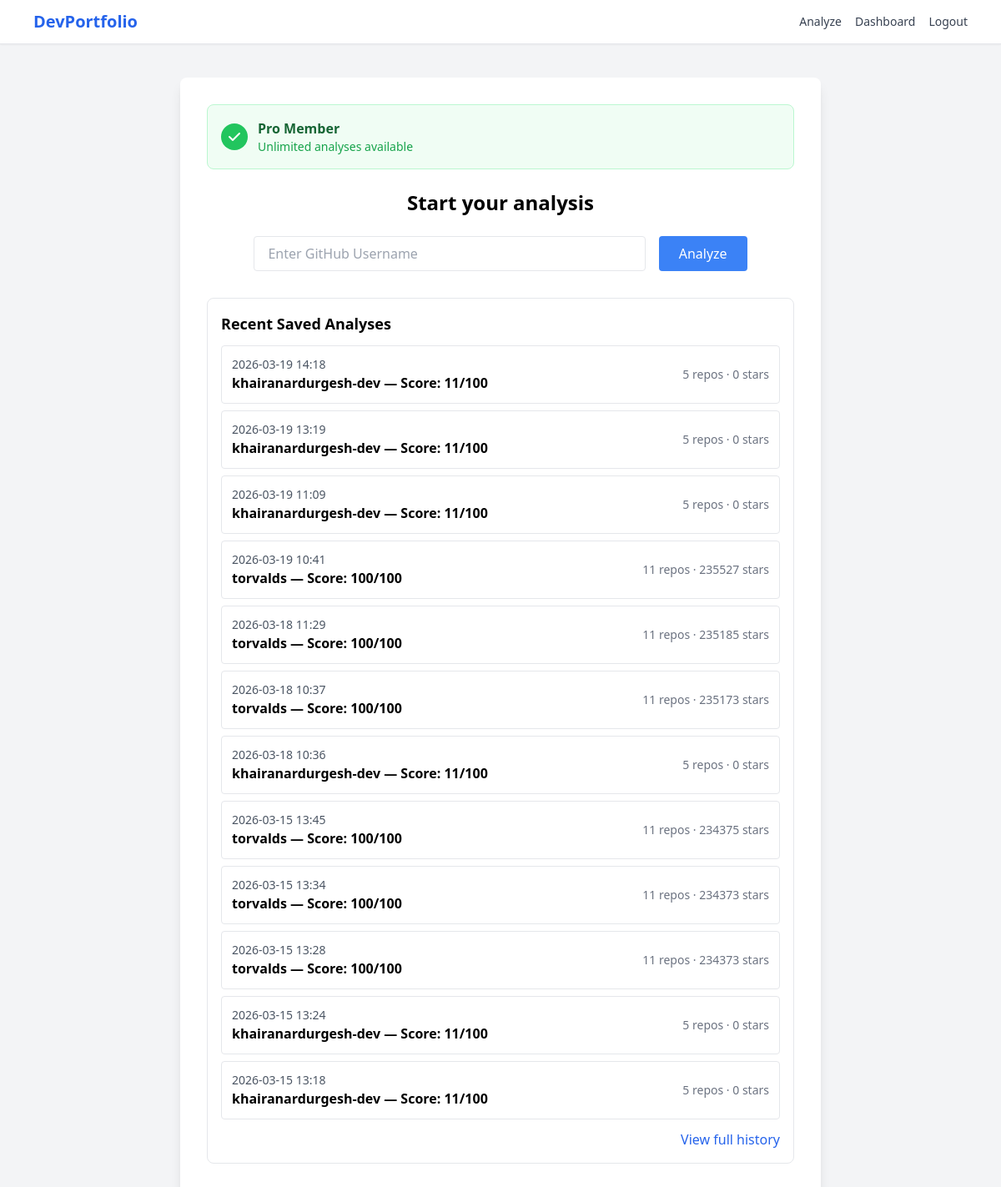
Page /analyze/ (signed in) on the committed database.
### analyzer/models.py (models this page shows, shortened)
class ReportHistory(models.Model):
    user = models.ForeignKey(settings.AUTH_USER_MODEL, on_delete=models.CASCADE, related_name="report_history")
    username = models.CharField(max_length=39)
    score = models.IntegerField()
    repo_count = models.IntegerField()
    stars = models.IntegerField()
    language_counts = models.JSONField(default=dict)
    top_languages = models.JSONField(default=list)
    strengths = models.JSONField(default=list)
    weaknesses = models.JSONField(default=list)
    ai_feedback = models.TextField(blank=True)
    created_at = models.DateTimeField(auto_now_add=True)
    class Meta:
        ordering = ['-created_at']

### analyzer/views.py (the view, shortened to what this page needs)
# urls.py: path('analyze/', analyze, name='analyze'),
@limit_usage
def analyze(request):
    report = None
    ai_feedback = None
    profile = None
    error_message = None
    user_profile = None
    if request.user.is_authenticated:
        try:
            user_profile = request.user.profile
        except UserProfile.DoesNotExist:
            user_profile = UserProfile.objects.create(
                user=request.user,
                is_pro=False,
                free_usage_count=0
            )
    if request.user.is_authenticated:
        archives = ReportHistory.objects.filter(user=request.user).order_by('-created_at')[:12]
    else:
        archives = []
    return render(request, "analyze.html", {
        "report": report,
        "ai_feedback": ai_feedback,
        "profile": profile,
        "error_message": error_message,
        "archives": archives,
        "user_profile": user_profile,
    })

### analyzer/models.py (called while the page is built)
    @property
    def can_analyze(self):
        return self.is_pro or self.free_usage_count < 1

### analyzer/templates/analyze.html (shortened to what this page needs)
<!DOCTYPE html>
<html lang="en">
<head>
<script src="https://cdn.tailwindcss.com"></script>
</head>
<body class="bg-gray-100">
<nav class="bg-white border-b border-gray-200 shadow-sm">
  <div class="max-w-6xl mx-auto px-4 py-3 flex justify-between items-center">
    <div class="font-bold text-xl text-blue-600">DevPortfolio</div>
    <div class="flex items-center gap-4 text-sm font-medium">
      <a href="/analyze/" class="text-gray-700 hover:text-blue-600">Analyze</a>
      <a href="/" class="text-gray-700 hover:text-blue-600">Dashboard</a>
      {% if request.user.is_authenticated %}
        <a href="/logout/" class="text-gray-700 hover:text-blue-600">Logout</a>
      {% else %}
        <a href="/login/" class="text-gray-700 hover:text-blue-600">Login</a>
        <a href="/signup/" class="text-gray-700 hover:text-blue-600">Sign Up</a>
      {% endif %}
    </div>
  </div>
</nav>
<div class="max-w-3xl mx-auto mt-10 bg-white shadow-lg rounded-lg p-8">
  {% if request.user.is_authenticated and user_profile %}
    <div class="mb-6 p-4 rounded-lg {% if user_profile.is_pro %}bg-green-50 border border-green-200{% else %}bg-blue-50 border border-blue-200{% endif %}">
      <div class="flex items-center justify-between">
        <div class="flex items-center gap-3">
          {% if user_profile.is_pro %}
            <div class="w-8 h-8 bg-green-500 rounded-full flex items-center justify-center">
              <svg class="w-5 h-5 text-white" fill="currentColor" viewBox="0 0 20 20">
                <path fill-rule="evenodd" d="M16.707 5.293a1 1 0 010 1.414l-8 8a1 1 0 01-1.414 0l-4-4a1 1 0 011.414-1.414L8 12.586l7.293-7.293a1 1 0 011.414 0z" clip-rule="evenodd"></path>
              </svg>
            </div>
            <div>
              <p class="font-semibold text-green-800">Pro Member</p>
              <p class="text-sm text-green-600">Unlimited analyses available</p>
            </div>
          {% endif %}
        </div>
      </div>
    </div>
  {% endif %}
  <h2 class="text-2xl font-bold text-center mb-6">Start your analysis</h2>
  {% if request.user.is_authenticated and user_profile and not user_profile.can_analyze %}
    <div class="bg-yellow-50 border-2 border-yellow-200 rounded-lg p-6 mb-6">
      <div class="text-center">
        <div class="w-16 h-16 bg-yellow-100 rounded-full flex items-center justify-center mx-auto mb-4">
          <svg class="w-8 h-8 text-yellow-600" fill="none" stroke="currentColor" viewBox="0 0 24 24">
            <path stroke-linecap="round" stroke-linejoin="round" stroke-width="2" d="M12 8v4m0 4h.01M21 12a9 9 0 11-18 0 9 9 0 0118 0z"></path>
          </svg>
        </div>
        <h3 class="text-xl font-semibold text-yellow-800 mb-2">Free Limit Reached</h3>
        <p class="text-yellow-700 mb-4">You've used your 1 free analysis. Upgrade to Pro for unlimited access!</p>
        <a href="/upgrade/" class="inline-flex items-center gap-2 bg-gradient-to-r from-purple-600 to-pink-600 text-white px-6 py-3 rounded-lg hover:from-purple-700 hover:to-pink-700 transition-colors font-medium">
          <svg class="w-5 h-5" fill="none" stroke="currentColor" viewBox="0 0 24 24">
            <path stroke-linecap="round" stroke-linejoin="round" stroke-width="2" d="M12 8c-1.657 0-3 .895-3 2s1.343 2 3 2 3 .895 3 2-1.343 2-3 2m0-8c1.11 0 2.08.402 2.599 1M12 8V7m0 1v8m0 0v1m0-1c-1.11 0-2.08-.402-2.599-1M21 12a9 9 0 11-18 0 9 9 0 0118 0z"></path>
          </svg>
          Upgrade to Pro - ₹199/month
        </a>
      </div>
    </div>
  {% else %}
    <form method="POST" class="flex gap-4 justify-center mb-8">
      <input type="text" name="username" placeholder="Enter GitHub Username" class="border rounded px-4 py-2 w-2/3" />
      <button type="submit" class="bg-blue-500 text-white px-6 py-2 rounded hover:bg-blue-600">Analyze</button>
    </form>
  {% endif %}
  {% if archives %}
  <div class="bg-white border border-gray-200 rounded-lg p-4 mb-6">
    <h3 class="text-lg font-semibold mb-3">Recent Saved Analyses</h3>
    <ul class="space-y-2">
      {% for item in archives %}
      <li class="border border-gray-200 rounded p-3">
        <div class="flex justify-between items-center">
          <div>
            <div class="text-sm text-gray-600">{{ item.created_at|date:"Y-m-d H:i" }}</div>
            <div class="font-semibold">{{ item.username }} — Score: {{ item.score }}/100</div>
          </div>
          <div class="text-sm text-gray-500">{{ item.repo_count }} repos · {{ item.stars }} stars</div>
        </div>
      </li>
      {% endfor %}
    </ul>
    <div class="text-right mt-3"><a href="/history/" class="text-blue-600 hover:underline">View full history</a></div>
  </div>
  {% endif %}
</div>
</body>
</html>

### rows in the picture
ReportHistory: created_at "2026-03-19 14:18", username "khairanardurgesh-dev", score "11", repo_count "5", stars "0"
ReportHistory: created_at "2026-03-19 13:19", username "khairanardurgesh-dev", score "11", repo_count "5", stars "0"
ReportHistory: created_at "2026-03-19 11:09", username "khairanardurgesh-dev", score "11", repo_count "5", stars "0"
ReportHistory: created_at "2026-03-19 10:41", username "torvalds", score "100", repo_count "11", stars "235527"
ReportHistory: created_at "2026-03-18 11:29", username "torvalds", score "100", repo_count "11", stars "235185"
ReportHistory: created_at "2026-03-18 10:37", username "torvalds", score "100", repo_count "11", stars "235173"
ReportHistory: created_at "2026-03-18 10:36", username "khairanardurgesh-dev", score "11", repo_count "5", stars "0"
ReportHistory: created_at "2026-03-15 13:45", username "torvalds", score "100", repo_count "11", stars "234375"
ReportHistory: created_at "2026-03-15 13:34", username "torvalds", score "100", repo_count "11", stars "234373"
ReportHistory: created_at "2026-03-15 13:28", username "torvalds", score "100", repo_count "11", stars "234373"
ReportHistory: created_at "2026-03-15 13:24", username "khairanardurgesh-dev", score "11", repo_count "5", stars "0"
ReportHistory: created_at "2026-03-15 13:18", username "khairanardurgesh-dev", score "11", repo_count "5", stars "0"
